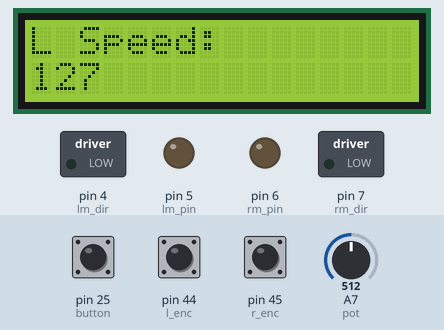
Recording of a sketch running on a simulated Arduino Mega 2560, built with avr-gcc and run on an emulated ATmega2560. Parts: 16×2 character LCD, switched loads named in the sketch (green lamp = pin HIGH), output pins drawn as LEDs (lit = HIGH). The test bench sets the inputs (shaded band); at power-on: pin 25 (button) HIGH, pin 44 (l_enc) HIGH, pin 45 (r_enc) HIGH, A7 (pot) = 512.

Above: at 1.3 s.
1.4 s: pin 25 (button) pulled LOW for 1 s
At 1.56 s:
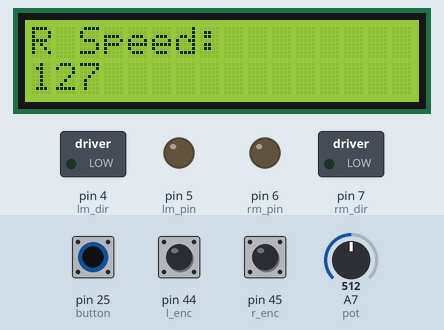
At 2.0 s:
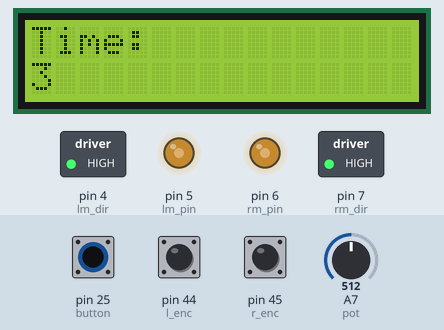
Timing chart, 0 to 6.2 s (numbered marks = the images above; inputs shaded):
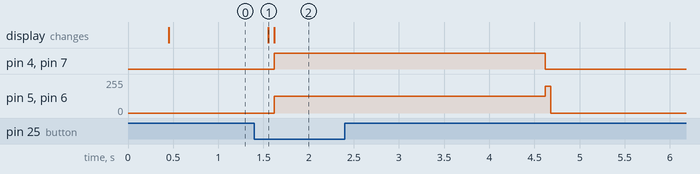

Measured:
- after the input at 1.4 s, pin 4 (lm_dir), pin 7 (rm_dir): LOW → HIGH after 0.22 s, → LOW 3.0 s later; pin 5 (lm_pin), pin 6 (rm_pin): 0/255 → 127/255 after 0.22 s, → 200/255 3.0 s later, → 0/255 0.06 s later; the display: changes after 0.15 s (image 1)

The sketch:

lab5part2.ino
```cpp
// include the library code:
#include <LiquidCrystal_I2C.h>
#include <Wire.h>
#include <math.h>
// initialize the library with the numbers of the interface pins
LiquidCrystal_I2C lcd(0x27, 16,2);

 //Arduino PWM Speed Control：
#define lm_pin 5   //PWM on M2
#define lm_dir 4   //direction control on M2
#define rm_pin 6   //PWM for M1
#define rm_dir 7   //direction control for M1

#define interval 1500

/*left turn sppeds*/
//#define l_speed 128
//#defineint r_speed 100
/*right turn sppeds*/
int l_speed = 110;
int r_speed = 99;
float L = 18.0;

//encoders for wheel turn counting
#define l_enc 44
#define r_enc 45

#define button 25
#define pot A7


// dist = r x a x pi/180
#define pi M_PI
float rad = 8.6;

unsigned long previousMillis = 0;
unsigned long startMillis = millis();

int oldRenc = digitalRead(r_enc);
int encR = digitalRead(r_enc);
int oldLenc = digitalRead(l_enc);
int encL = digitalRead(l_enc);

int count = 0;
int tickL = 0;
int tickR = 0;
bool menu = true;
bool runfor = false;

int xCoord[3]; //holds xcoords
int yCoord[3]; //holds ycoords


void setup() {
    // set up the LCD's number of columns and rows:
    pinMode(lm_dir, OUTPUT);
    pinMode(rm_dir, OUTPUT);
    pinMode(l_enc, INPUT);
    pinMode(r_enc, INPUT);

    Serial.begin(115200);

    pinMode(button, INPUT);
    pinMode(pot, INPUT);

    lcd.init();
    Serial.begin(9600);
    lcd.begin(16, 2);
    lcd.backlight();
}

void release(int motor){
  analogWrite(motor, 0);
  }

void forward(int motor_dir, int motor_pin, int speedy){
  digitalWrite(motor_dir,HIGH);
  analogWrite(motor_pin, speedy);
  }

void backward(int motor_dir, int motor_pin, int speedy){
  digitalWrite(motor_dir,LOW);
  analogWrite(motor_pin, speedy);
  }


//get da angle
int getNewAngle(int curY, int nexY, int curX, int nexX){
        int newAngle = (atan2((nexY - curY),(nexX - curX))) * (180/pi);
        return newAngle;
}

void loop() {
      delay(300);

      int but = 1;
      int dur;


      boolean pressed = false;
      while (!pressed){
      //get left wheel speed
      l_speed = analogRead(pot); //potentiometer reading
      but = digitalRead(button); //0 = on 1 = off
      lcd.setCursor(0,0);
      lcd.print("L Speed:      ");
      lcd.setCursor(9,0);
      lcd.print("     ");
      lcd.setCursor(10,0);
      l_speed = map(l_speed, 0, 1023, 0, 255);
      lcd.setCursor(0,1);
      lcd.print(l_speed);
      lcd.print("                 ");
      if(but == 0){
        pressed = true;
      }
      }
      delay(60);
      pressed = false;

      but = digitalRead(button); //0 = on 1 = off
      while (!pressed){
      //get right wheel speed
      r_speed = analogRead(pot); //potentiometer reading
      but = digitalRead(button); //0 = on 1 = off
      lcd.setCursor(0,0);
      lcd.print("R Speed:     ");
      lcd.setCursor(9,0);
      lcd.print("     ");
      lcd.setCursor(10,0);
      r_speed = map(r_speed, 0, 1023, 0, 255);
      lcd.setCursor(0,1);
      lcd.print(r_speed);
       lcd.print("                ");
      if(but == 0){
        pressed = true;
      }
      }
      delay(30);
      pressed = false;

      but = digitalRead(button); //0 = on 1 = off
      while (!pressed){
      //get time of driving
      dur = analogRead(pot); //potentiometer reading
      but = digitalRead(button); //0 = on 1 = off
      lcd.setCursor(0,0);
      lcd.print("Time:         ");
      lcd.setCursor(9,0);
      lcd.print("     ");
      lcd.setCursor(10,0);
      dur = map(dur, 0, 1023, 1, 5);
      lcd.setCursor(0,1);
      lcd.print(dur);
      lcd.print("                ");
      if(but == 0){
        pressed = true;
      }
      }
      unsigned long currentMillis = millis();
      startMillis = currentMillis;
      while (currentMillis - startMillis <= (dur * 1000)) {
          currentMillis = millis();
          forward(lm_dir, lm_pin, l_speed);
          encR = digitalRead(r_enc);
          encL = digitalRead(l_enc);
         if(encR != oldRenc){
              if(encR == 1){
                tickR++;
                }
                oldRenc = encR;
              }

         if(encL != oldLenc){
             if (encL == 1){
               tickL++;
              }
              oldLenc = encL;
            }
          forward(rm_dir, rm_pin, r_speed);
      }

      backward(lm_dir, lm_pin, 200);
      backward(rm_dir, rm_pin, 200);
      delay(60);
      release(lm_pin);
      release(rm_pin);
      delay(30);

    //  float rICC = L * (tickL/(tickR-tickL)) + (L/2);
      float distR = tickR *0.0609;
      float distL = tickL *0.0609;
     // float angle = (0.01892 * (tickR-tickL));
      float angle = ((tickR-tickL)) / L;


      int totDist = (distR + distL) /2;

      angle = angle * 2;
      if(angle < 0) angle+= 360;
      but = 1; //0 = on 1 = off
      delay(30);
      pressed = false;
      while(!pressed){
        but = digitalRead(button); //0 = on 1 = off
        lcd.setCursor(0,0);
        lcd.print("Angle:     ");
        lcd.setCursor(10,0);
        lcd.print(angle);
        lcd.setCursor(0,1);
        lcd.print("Distance: ");
        lcd.setCursor(12,1);
        lcd.print(totDist);
        if(but == 0) pressed = true;
      }


      //chad as gone the right amount of time forward

      //first angle
/*      int angle = (atan2 (y1, x1)) * 180/pi;  // arc tangent of y/x in radians
      if(angle < 0)  {
        angle += 360;
      }
      int angleDist = rad * angle * (pi/180); //finds the distance to travel to make the angle
      int distance = sqrt((x1 * x1)+ (y1 * y1)); //finds distance to travel after turn
      turnLeft(angleDist);
      delay(50);
      iCanGoTheDistance(distance);
      int lastAngle = angle;

      int newAngle = getNewAngle(y1, y2, x1, x2);
      angle = newAngle - lastAngle;
      lastAngle = newAngle;
      if(angle < 0)  {
        angle += 360;
      }
      angleDist = rad * angle * (pi/180);
      distance =  sqrt(sq(x2-x1) + sq(y2-y1));
      turnLeft(angleDist);
      delay(50);
      iCanGoTheDistance(distance);


      newAngle = getNewAngle(y2, y3, x2, x3);
      angle = newAngle - lastAngle;
      lastAngle = newAngle;
      if(angle < 0)  {
        angle += 360;
      }
      angleDist = rad * angle * (pi/180);
      distance =  sqrt(sq(x3-x2) + sq(y3-y2));
      turnLeft(angleDist);
      delay(50);
      iCanGoTheDistance(distance);


      newAngle = getNewAngle(y3, 0, x3, 0);
      angle = newAngle - lastAngle;
      lastAngle = newAngle;
      if(angle < 0)  {
        angle += 360;
      }
      angleDist = rad * angle * (pi/180);
      distance =  sqrt(sq(0-x3) + sq(0-y3));
      turnLeft(angleDist);
      delay(50);
*/

      while(1){}
}
```
